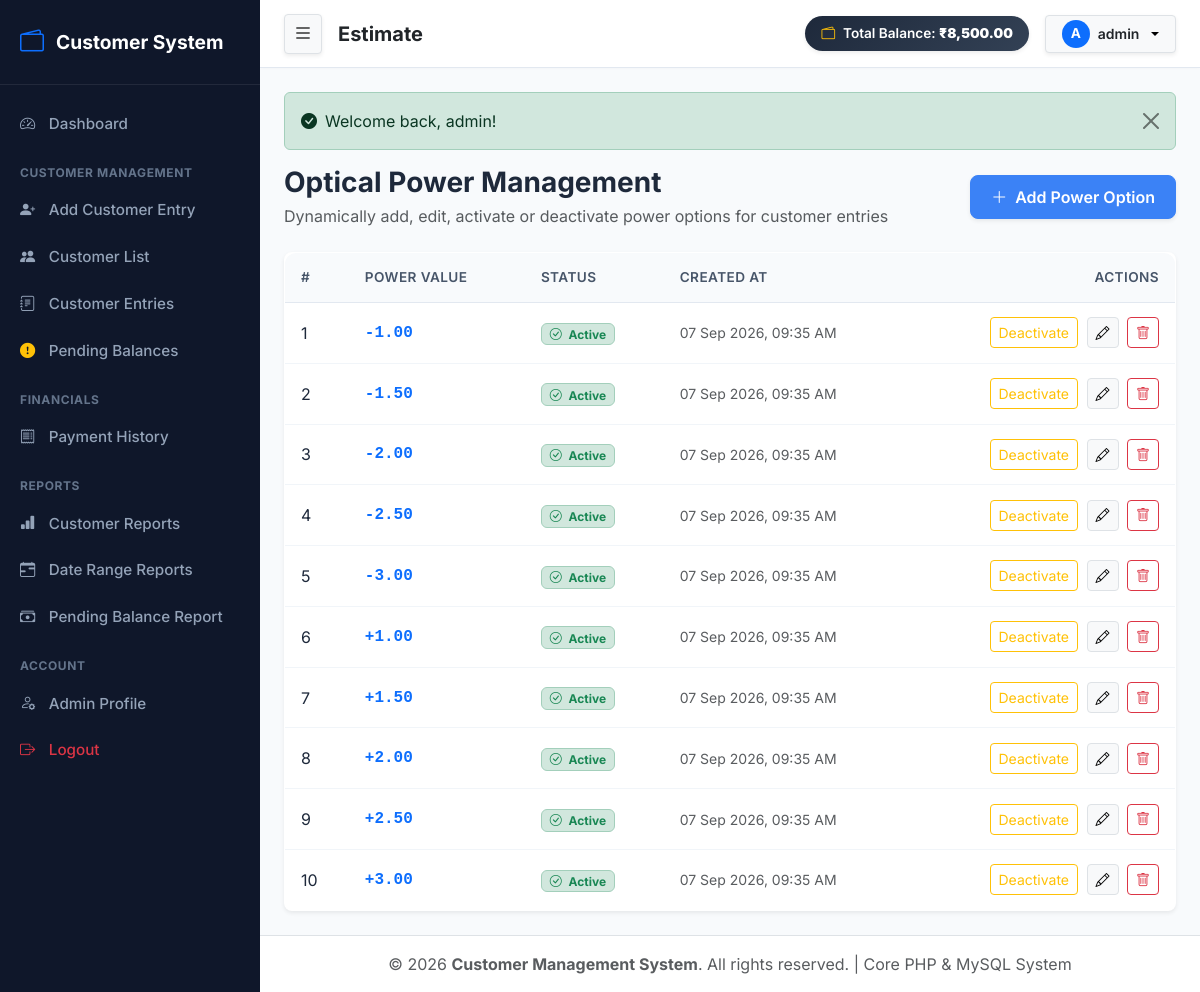
The page /dropdowns/powers.php (signed in) on the database its author committed.
### tables this page shows
CREATE TABLE powers (
    id INT AUTO_INCREMENT PRIMARY KEY,
    name VARCHAR(50) NOT NULL UNIQUE,
    status ENUM('active', 'inactive') NOT NULL DEFAULT 'active',
    created_at TIMESTAMP DEFAULT CURRENT_TIMESTAMP,
    updated_at TIMESTAMP DEFAULT CURRENT_TIMESTAMP ON UPDATE CURRENT_TIMESTAMP
);

### includes/auth.php (called while the page is built, shortened)
<?php
function generateCsrfToken(): string {
    return $_SESSION['csrf_token'];
}

### dropdowns/powers.php (the view, shortened to what this page needs)
<?php
require_once __DIR__ . '/../includes/header.php';
$db = Database::getConnection();
$powers = $db->query("SELECT * FROM powers ORDER BY name ASC")->fetchAll();
?>
<div class="d-flex justify-content-between align-items-center mb-4">
    <div>
        <h3 class="fw-bold mb-1">Optical Power Management</h3>
        <p class="text-muted m-0">Dynamically add, edit, activate or deactivate power options for customer entries</p>
    </div>
    <button class="btn btn-primary shadow-sm" data-bs-toggle="modal" data-bs-target="#addPowerModal">
        <i class="bi bi-plus-lg me-1"></i> Add Power Option
    </button>
</div>
<div class="card border-0 shadow-sm rounded-3">
    <div class="table-responsive">
        <table class="table table-custom mb-0">
            <thead>
                <tr>
                    <th>#</th>
                    <th>Power Value</th>
                    <th>Status</th>
                    <th>Created At</th>
                    <th class="text-end">Actions</th>
                </tr>
            </thead>
            <tbody>
                <?php if (empty($powers)): ?>
                    <tr>
                        <td colspan="5" class="text-center py-4 text-muted">No power options found. Add one above.</td>
                    </tr>
                <?php else: ?>
                    <?php foreach ($powers as $index => $row): ?>
                        <tr>
                            <td><?php echo $index + 1; ?></td>
                            <td class="fw-bold font-monospace text-primary fs-6"><?php echo htmlspecialchars($row['name']); ?></td>
                            <td>
                                <?php if ($row['status'] === 'active'): ?>
                                    <span class="badge bg-success-subtle text-success border border-success-subtle"><i class="bi bi-check-circle me-1"></i> Active</span>
                                <?php else: ?>
                                    <span class="badge bg-secondary-subtle text-secondary border border-secondary-subtle"><i class="bi bi-x-circle me-1"></i> Inactive</span>
                                <?php endif; ?>
                            </td>
                            <td class="small text-muted"><?php echo date('d M Y, h:i A', strtotime($row['created_at'])); ?></td>
                            <td class="text-end">
                                <a href="powers.php?toggle=1&id=<?php echo $row['id']; ?>" class="btn btn-sm btn-outline-<?php echo ($row['status'] === 'active') ? 'warning' : 'success'; ?> me-1" title="Toggle Active/Inactive">
                                    <?php echo ($row['status'] === 'active') ? 'Deactivate' : 'Activate'; ?>
                                </a>
                                <button class="btn btn-sm btn-light border me-1" data-bs-toggle="modal" data-bs-target="#editPowerModal<?php echo $row['id']; ?>" title="Edit">
                                    <i class="bi bi-pencil"></i>
                                </button>
                                <a href="powers.php?delete=1&id=<?php echo $row['id']; ?>&csrf_token=<?php echo generateCsrfToken(); ?>" class="btn btn-sm btn-outline-danger" onclick="return confirm('Are you sure you want to delete this Power option?');" title="Delete">
                                    <i class="bi bi-trash"></i>
                                </a>
                            </td>
                        </tr>
                    <?php endforeach; ?>
                <?php endif; ?>
            </tbody>
        </table>
    </div>
</div>
<?php require_once __DIR__ . '/../includes/footer.php'; ?>

### assets/css/style.css (style rules this page uses)
:root { --primary-color: #3b82f6; --primary-hover: #2563eb; --dark-sidebar: #0f172a; --sidebar-text: #94a3b8; --sidebar-text-active: #ffffff; --bg-body: #f8fafc; --card-bg: #ffffff; --border-color: #e2e8f0; --text-primary: #1e293b; --text-muted: #64748b; --success-color: #10b981; --warning-color: #f59e0b; --danger-color: #ef4444; }
body { font-family: 'Inter', system-ui, -apple-system, sans-serif; background-color: var(--bg-body); color: var(--text-primary); min-height: 100vh; margin: 0; }
.table-custom { background: #ffffff; border-radius: 0.75rem; overflow: hidden; border: 1px solid var(--border-color); }
.table-custom th { background-color: #f8fafc; color: #475569; font-weight: 600; font-size: 0.85rem; text-transform: uppercase; letter-spacing: 0.03em; border-bottom: 1px solid var(--border-color); padding: 0.9rem 1rem; }
.table-custom td { padding: 0.9rem 1rem; vertical-align: middle; color: var(--text-primary); border-bottom: 1px solid #f1f5f9; }
.table-custom tr:last-child td { border-bottom: none; }
.btn-primary { background-color: var(--primary-color); border-color: var(--primary-color); font-weight: 600; border-radius: 0.5rem; padding: 0.55rem 1.25rem; }

### rows shown on the page
powers: name "-1.00", status "active" (drawn), created_at "07 Sep 2026, 09:35 AM"
powers: name "-1.50", status "active" (drawn), created_at "07 Sep 2026, 09:35 AM"
powers: name "-2.00", status "active" (drawn), created_at "07 Sep 2026, 09:35 AM"
powers: name "-2.50", status "active" (drawn), created_at "07 Sep 2026, 09:35 AM"
powers: name "-3.00", status "active" (drawn), created_at "07 Sep 2026, 09:35 AM"
powers: name "+1.00", status "active" (drawn), created_at "07 Sep 2026, 09:35 AM"
powers: name "+1.50", status "active" (drawn), created_at "07 Sep 2026, 09:35 AM"
powers: name "+2.00", status "active" (drawn), created_at "07 Sep 2026, 09:35 AM"
powers: name "+2.50", status "active" (drawn), created_at "07 Sep 2026, 09:35 AM"
powers: name "+3.00", status "active" (drawn), created_at "07 Sep 2026, 09:35 AM"

### other values the page prints
formatCurrency($headerStats['total_balance'] ?? 0) "₹8,500.00"
substr($adminName, 0, 1) "A"
$adminName "admin"
$_SESSION['flash_success'] "Welcome back, admin!"
